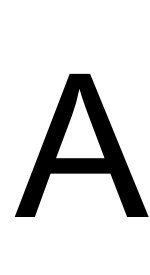
#> input picture letterA.png, 150 x 275 px; its folder holds only this picture in this run
$ python pca_letters.py   (Python 2 division)
#> lines starting #> are read from the running program, lines starting #| are printed output that depends on the picture; after the words box and inside, x2 and y2 are one past the last pixel; in counts of white or black regions, pixels touching at a corner belong together

'''
hw_08
'''

import matplotlib.image as mpimg
import numpy as np
import matplotlib.pyplot as plt
from scipy.interpolate import interp2d
from sklearn.decomposition import PCA

#Image Preparation

#####################################################################

#1.Display image (pyplot.imshow()) and crop the image and remove the narrow band if it appears

def auto_crop(letter): #crops any black vertical block at the end of an images right hand side
    pix_lst = []       #returns where the black block starts horizontally
    #print 'letter array:', letter[0,:]
    #print len(letter[0,:])
    for index in np.arange(len(letter[0,:])):
        pixel = letter[0,index]
        if index < 80: #most bars don't come until later. shortens runtime
            continue
        if pixel == 0.0:
            pix_lst.append(index)

    #print 'pix_lst:',pix_lst
    if pix_lst == []: #helps with special case where there is no black bar
        return len(letter[0,:])
    if len(pix_lst) == 1: #remedies letters with very small black bars
        return pix_lst[0]

    start = 0
    end = 0

    for ind in np.arange(1,len(pix_lst)):
        pix1 = pix_lst[ind-1]
        pix2 = pix_lst[ind]
        if abs((pix2-pix1)) >= 1:
            start = pix2 - 1
        #print 'Start:', start
        return start

def make_let_im(let_file, dim = 16, y_lo = 70, y_hi = 215, x_lo =10,\
                x_hi = 200, plot_let = False):

    #print str(let_file)
#> called with let_file = 'A', dim = 16, y_lo = 70, y_hi = 215, x_lo = 10, x_hi = 200, plot_let = True
    letter = mpimg.imread('letter'+str(let_file)+'.png')
#> letter is the input picture: shape (275, 150, 4) float32; mean R, G, B, A 0.83, 0.83, 0.83, 0.973
    letter_red = letter[:,:,0]
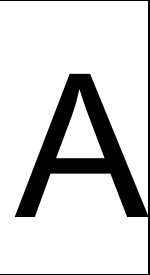
#> letter_red: shape (275, 150) float32; min 0, max 1, mean 0.83
    #print 'shape:', (letter_red.shape)

    letter_cropped = letter_red[y_lo:y_hi,x_lo:x_hi] #crops the max and min y dimensions
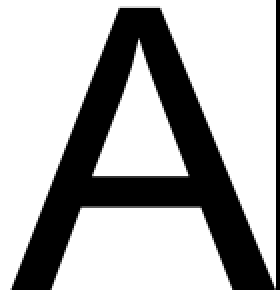
#> letter_cropped: shape (145, 140) float32 (shown 2 times larger); min 0, max 1, mean 0.686
    letter_cropped[:,(auto_crop(letter_cropped)):] = 1 #use auto_crop to get rid of black band
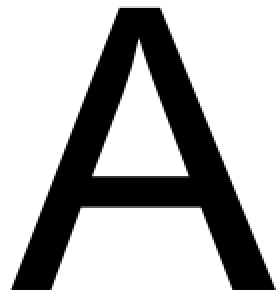
#> letter_cropped: shape (145, 140) float32 (shown 2 times larger); 1.43% of pixels changed, all inside (x1, y1, x2, y2) = (138, 0, 140, 145)
    #print (letter_cropped.shape)


#alter this code to resample this image to 16x16 image

    # Note the 0th dimension is y, and 1st dimension is x -- silly convention!
    x = np.arange(letter_cropped.shape[1])
#> x = 140 values from 0 to 139
    y = np.arange(letter_cropped.shape[0])
#> y = 145 values from 0 to 144

#> (the run stopped early here; a loop or call above may not have finished)
